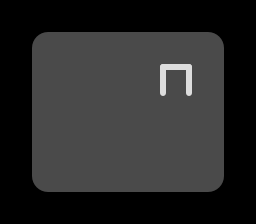

Below is a game level as drawn by its tile map, then a one-line description and the .tmx file that defines it, in full:
An orthogonal 8x7 tile map with 32x32 px tiles, 4 tile layers (grid, walls, zonemap, cellrounded) and 14 objects (6x falling, 5x goal, player, twostep, enemy).

<map version="1.0" orientation="orthogonal" width="8" height="7" tilewidth="32" tileheight="32">
 <properties>
  <property name="_mode" value="" />
  <property name="_title" value="test" />
  <property name="_zone" value="" />
 </properties>
 <tileset firstgid="1" name="cells" tilewidth="32" tileheight="32">
  <image source="../cells.png" trans="ff00ff" width="128" height="384" />
 </tileset>
 <layer name="grid" width="8" height="7">
  <data>
   <tile gid="16" />
   <tile gid="16" />
   <tile gid="16" />
   <tile gid="16" />
   <tile gid="16" />
   <tile gid="16" />
   <tile gid="16" />
   <tile gid="16" />
   <tile gid="16" />
   <tile gid="1" />
   <tile gid="1" />
   <tile gid="1" />
   <tile gid="1" />
   <tile gid="1" />
   <tile gid="1" />
   <tile gid="16" />
   <tile gid="16" />
   <tile gid="1" />
   <tile gid="1" />
   <tile gid="1" />
   <tile gid="1" />
   <tile gid="1" />
   <tile gid="1" />
   <tile gid="16" />
   <tile gid="16" />
   <tile gid="1" />
   <tile gid="1" />
   <tile gid="1" />
   <tile gid="1" />
   <tile gid="1" />
   <tile gid="1" />
   <tile gid="16" />
   <tile gid="16" />
   <tile gid="1" />
   <tile gid="1" />
   <tile gid="1" />
   <tile gid="1" />
   <tile gid="1" />
   <tile gid="1" />
   <tile gid="16" />
   <tile gid="16" />
   <tile gid="1" />
   <tile gid="1" />
   <tile gid="1" />
   <tile gid="1" />
   <tile gid="1" />
   <tile gid="1" />
   <tile gid="16" />
   <tile gid="16" />
   <tile gid="16" />
   <tile gid="16" />
   <tile gid="16" />
   <tile gid="16" />
   <tile gid="16" />
   <tile gid="16" />
   <tile gid="16" />
  </data>
 </layer>
 <layer name="walls" width="8" height="7">
  <data>
   <tile gid="0" />
   <tile gid="0" />
   <tile gid="0" />
   <tile gid="0" />
   <tile gid="0" />
   <tile gid="0" />
   <tile gid="0" />
   <tile gid="0" />
   <tile gid="0" />
   <tile gid="0" />
   <tile gid="0" />
   <tile gid="0" />
   <tile gid="0" />
   <tile gid="0" />
   <tile gid="0" />
   <tile gid="0" />
   <tile gid="0" />
   <tile gid="0" />
   <tile gid="0" />
   <tile gid="0" />
   <tile gid="0" />
   <tile gid="8" />
   <tile gid="0" />
   <tile gid="0" />
   <tile gid="0" />
   <tile gid="0" />
   <tile gid="0" />
   <tile gid="0" />
   <tile gid="0" />
   <tile gid="0" />
   <tile gid="0" />
   <tile gid="0" />
   <tile gid="0" />
   <tile gid="0" />
   <tile gid="0" />
   <tile gid="0" />
   <tile gid="0" />
   <tile gid="0" />
   <tile gid="0" />
   <tile gid="0" />
   <tile gid="0" />
   <tile gid="0" />
   <tile gid="0" />
   <tile gid="0" />
   <tile gid="0" />
   <tile gid="0" />
   <tile gid="0" />
   <tile gid="0" />
   <tile gid="0" />
   <tile gid="0" />
   <tile gid="0" />
   <tile gid="0" />
   <tile gid="0" />
   <tile gid="0" />
   <tile gid="0" />
   <tile gid="0" />
  </data>
 </layer>
 <layer name="zonemap" width="8" height="7">
  <data>
   <tile gid="0" />
   <tile gid="0" />
   <tile gid="0" />
   <tile gid="0" />
   <tile gid="0" />
   <tile gid="0" />
   <tile gid="0" />
   <tile gid="0" />
   <tile gid="0" />
   <tile gid="0" />
   <tile gid="0" />
   <tile gid="0" />
   <tile gid="0" />
   <tile gid="0" />
   <tile gid="0" />
   <tile gid="0" />
   <tile gid="0" />
   <tile gid="0" />
   <tile gid="0" />
   <tile gid="0" />
   <tile gid="0" />
   <tile gid="0" />
   <tile gid="0" />
   <tile gid="0" />
   <tile gid="0" />
   <tile gid="0" />
   <tile gid="0" />
   <tile gid="0" />
   <tile gid="0" />
   <tile gid="0" />
   <tile gid="0" />
   <tile gid="0" />
   <tile gid="0" />
   <tile gid="0" />
   <tile gid="0" />
   <tile gid="0" />
   <tile gid="0" />
   <tile gid="0" />
   <tile gid="0" />
   <tile gid="0" />
   <tile gid="0" />
   <tile gid="0" />
   <tile gid="0" />
   <tile gid="0" />
   <tile gid="0" />
   <tile gid="0" />
   <tile gid="0" />
   <tile gid="0" />
   <tile gid="0" />
   <tile gid="0" />
   <tile gid="0" />
   <tile gid="0" />
   <tile gid="0" />
   <tile gid="0" />
   <tile gid="0" />
   <tile gid="0" />
  </data>
 </layer>
 <layer name="cellrounded" width="8" height="7">
  <data>
   <tile gid="0" />
   <tile gid="0" />
   <tile gid="0" />
   <tile gid="0" />
   <tile gid="0" />
   <tile gid="0" />
   <tile gid="0" />
   <tile gid="0" />
   <tile gid="0" />
   <tile gid="17" />
   <tile gid="0" />
   <tile gid="0" />
   <tile gid="0" />
   <tile gid="0" />
   <tile gid="18" />
   <tile gid="0" />
   <tile gid="0" />
   <tile gid="0" />
   <tile gid="0" />
   <tile gid="0" />
   <tile gid="0" />
   <tile gid="0" />
   <tile gid="0" />
   <tile gid="0" />
   <tile gid="0" />
   <tile gid="0" />
   <tile gid="0" />
   <tile gid="0" />
   <tile gid="0" />
   <tile gid="0" />
   <tile gid="0" />
   <tile gid="0" />
   <tile gid="0" />
   <tile gid="0" />
   <tile gid="0" />
   <tile gid="0" />
   <tile gid="0" />
   <tile gid="0" />
   <tile gid="0" />
   <tile gid="0" />
   <tile gid="0" />
   <tile gid="19" />
   <tile gid="0" />
   <tile gid="0" />
   <tile gid="0" />
   <tile gid="0" />
   <tile gid="20" />
   <tile gid="0" />
   <tile gid="0" />
   <tile gid="0" />
   <tile gid="0" />
   <tile gid="0" />
   <tile gid="0" />
   <tile gid="0" />
   <tile gid="0" />
   <tile gid="0" />
  </data>
 </layer>
 <objectgroup name="players" width="8" height="7">
  <object type="player" x="114" y="177" />
 </objectgroup>
 <objectgroup name="enemies" width="8" height="7">
  <object type="twostep" x="82" y="52" />
  <object type="enemy" x="141" y="50" />
 </objectgroup>
 <objectgroup name="items" width="8" height="7">
  <object type="goal" x="109" y="51" />
  <object type="goal" x="46" y="143" />
  <object type="goal" x="46" y="175" />
  <object type="goal" x="79" y="144" />
  <object type="goal" x="79" y="175" />
 </objectgroup>
 <objectgroup name="powerups" width="8" height="7" />
 <objectgroup name="portals" width="8" height="7" />
 <objectgroup name="cells" width="8" height="7">
  <object type="falling" x="80" y="81" />
  <object type="falling" x="111" y="82" />
  <object type="falling" x="110" y="110" />
  <object type="falling" x="145" y="109" />
  <object type="falling" x="144" y="143" />
  <object type="falling" x="174" y="141" />
 </objectgroup>
</map>
